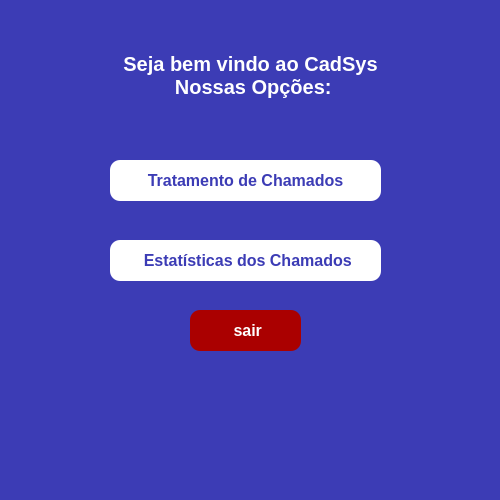
<?xml version="1.0" encoding="UTF-8"?>
<ui version="4.0">
 <class>MainWindow</class>
 <widget class="QMainWindow" name="MainWindow">
  <property name="geometry">
   <rect>
    <x>0</x>
    <y>0</y>
    <width>500</width>
    <height>500</height>
   </rect>
  </property>
  <property name="windowTitle">
   <string>Tela Inicial Tecnico</string>
  </property>
  <property name="styleSheet">
   <string notr="true">background-color: rgb(60, 60, 181);
color: rgb(255, 255, 255);</string>
  </property>
  <widget class="QWidget" name="centralwidget">
   <widget class="QLabel" name="label">
    <property name="geometry">
     <rect>
      <x>40</x>
      <y>40</y>
      <width>421</width>
      <height>71</height>
     </rect>
    </property>
    <property name="font">
     <font>
      <pointsize>15</pointsize>
      <weight>75</weight>
      <bold>true</bold>
     </font>
    </property>
    <property name="text">
     <string>Seja bem vindo ao CadSys 
 Nossas Opções:</string>
    </property>
    <property name="alignment">
     <set>Qt::AlignCenter</set>
    </property>
   </widget>
   <widget class="QPushButton" name="pushButton_2">
    <property name="geometry">
     <rect>
      <x>190</x>
      <y>310</y>
      <width>111</width>
      <height>41</height>
     </rect>
    </property>
    <property name="font">
     <font>
      <pointsize>12</pointsize>
      <weight>75</weight>
      <bold>true</bold>
     </font>
    </property>
    <property name="styleSheet">
     <string notr="true">border-radius: 10px;
color: rgb(255, 255, 255);
background-color: rgb(170, 0, 0);</string>
    </property>
    <property name="text">
     <string> sair</string>
    </property>
    <property name="icon">
     <iconset>
      <normaloff>../src/sair.png</normaloff>../src/sair.png</iconset>
    </property>
   </widget>
   <widget class="QPushButton" name="pushButton_3">
    <property name="geometry">
     <rect>
      <x>110</x>
      <y>160</y>
      <width>271</width>
      <height>41</height>
     </rect>
    </property>
    <property name="font">
     <font>
      <pointsize>12</pointsize>
      <weight>75</weight>
      <bold>true</bold>
     </font>
    </property>
    <property name="styleSheet">
     <string notr="true">border-radius: 10px;
color:  rgb(60, 60, 181);
background-color: rgb(255, 255, 255);</string>
    </property>
    <property name="text">
     <string>Tratamento de Chamados</string>
    </property>
    <property name="icon">
     <iconset>
      <normaloff>../src/selecione.png</normaloff>../src/selecione.png</iconset>
    </property>
    <property name="iconSize">
     <size>
      <width>26</width>
      <height>26</height>
     </size>
    </property>
   </widget>
   <widget class="QPushButton" name="pushButton_4">
    <property name="geometry">
     <rect>
      <x>110</x>
      <y>240</y>
      <width>271</width>
      <height>41</height>
     </rect>
    </property>
    <property name="font">
     <font>
      <pointsize>12</pointsize>
      <weight>75</weight>
      <bold>true</bold>
     </font>
    </property>
    <property name="styleSheet">
     <string notr="true">border-radius: 10px;
color:  rgb(60, 60, 181);
background-color: rgb(255, 255, 255);</string>
    </property>
    <property name="text">
     <string> Estatísticas dos Chamados</string>
    </property>
    <property name="icon">
     <iconset>
      <normaloff>../src/bar-dotted-stats.png</normaloff>../src/bar-dotted-stats.png</iconset>
    </property>
    <property name="iconSize">
     <size>
      <width>26</width>
      <height>26</height>
     </size>
    </property>
   </widget>
  </widget>
  <widget class="QStatusBar" name="statusbar"/>
 </widget>
 <resources/>
 <connections/>
</ui>
